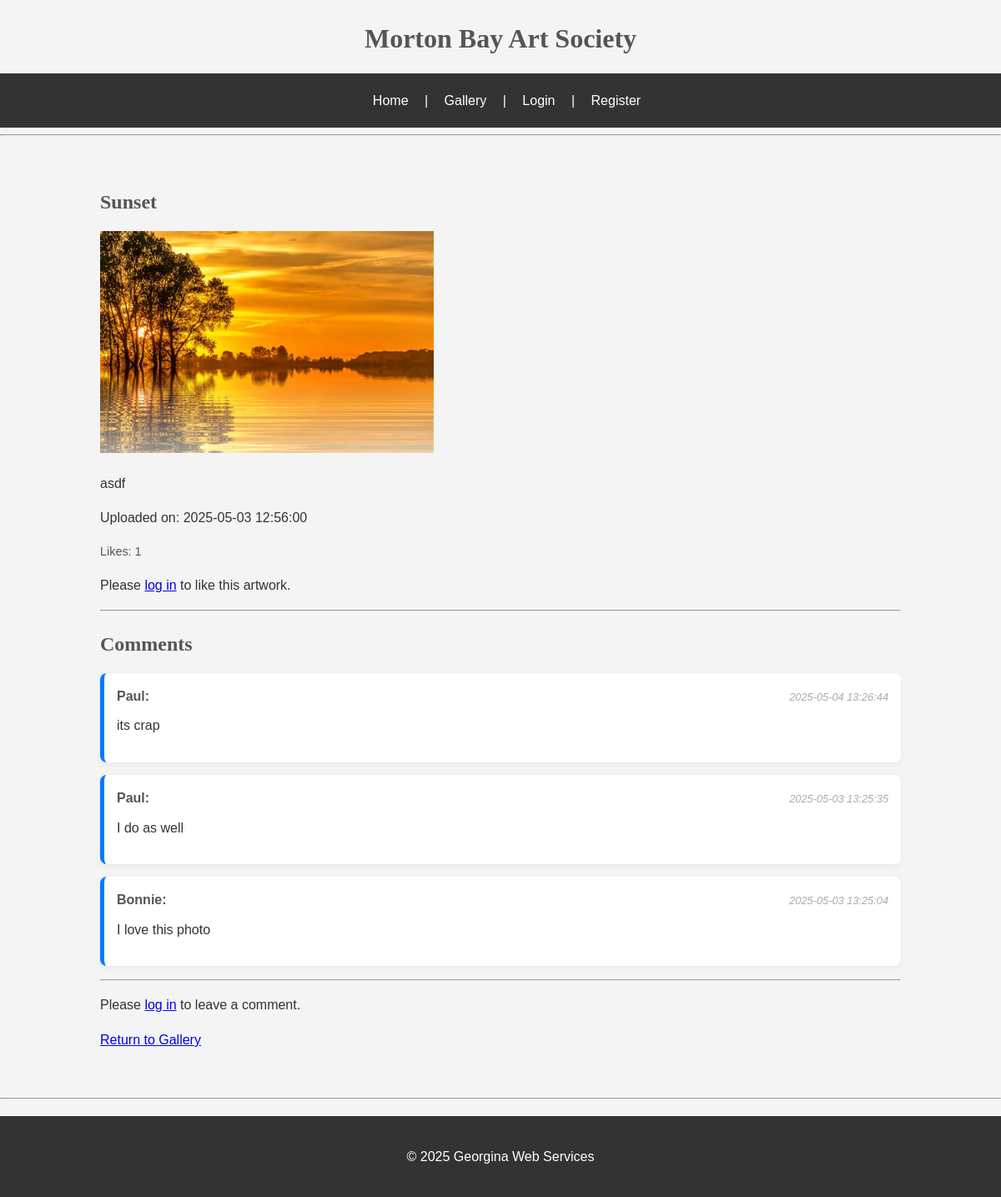
The page /artwork/2 on the database its author committed.
### tables this page shows
CREATE TABLE Artworks (
            artwork_id INTEGER PRIMARY KEY AUTOINCREMENT,
            artist_id INTEGER NOT NULL,
            title TEXT NOT NULL,
            description TEXT,
            submission_date TIMESTAMP DEFAULT CURRENT_TIMESTAMP,
            image_path TEXT,
            pending INTEGER DEFAULT 1,
            FOREIGN KEY (artist_id) REFERENCES Artists(artist_id)
        );

CREATE TABLE Comments (
            comment_id INTEGER PRIMARY KEY AUTOINCREMENT,
            artwork_id INTEGER NOT NULL,
            user_id INTEGER NOT NULL,
            comment TEXT NOT NULL,
            timestamp TIMESTAMP DEFAULT CURRENT_TIMESTAMP,
            FOREIGN KEY (artwork_id) REFERENCES Artworks(artwork_id),
            FOREIGN KEY (user_id) REFERENCES Users(user_id)
        );

CREATE TABLE Users (
            user_id INTEGER PRIMARY KEY AUTOINCREMENT,
            username TEXT NOT NULL UNIQUE,
            email TEXT NOT NULL UNIQUE,
            password TEXT NOT NULL,
            user_type TEXT NOT NULL CHECK (user_type IN ('artist', 'enthusiast', 'admin'))
        );

### app.py (the view)
@app.route('/artwork/<int:artwork_id>')
def view_artwork(artwork_id):
    conn = get_db_connection()
    artwork = conn.execute('SELECT * FROM Artworks WHERE artwork_id = ?', (artwork_id,)).fetchone()
    like_count = conn.execute(
        'SELECT COUNT(*) FROM Likes WHERE artwork_id = ?', (artwork_id,)
    ).fetchone()[0]
    user_liked = False
    if 'user_id' in session:
        user_liked = conn.execute(
            'SELECT 1 FROM Likes WHERE user_id = ? AND artwork_id = ?',
            (session['user_id'], artwork_id)
        ).fetchone() is not None
    comments = conn.execute('''
        SELECT c.comment, c.timestamp, u.username
        FROM Comments c
        JOIN Users u ON c.user_id = u.user_id
        WHERE c.artwork_id = ?
        ORDER BY c.timestamp DESC
    ''', (artwork_id,)).fetchall()
    conn.close()
    return render_template(
        'view_artwork.html',
        artwork=artwork,
        comments=comments,
        like_count=like_count,  # Make sure this is included
        user_liked=user_liked
    )

### app.py (called while the page is built)
def get_db_connection():
    conn = sqlite3.connect('database.db')
    conn.row_factory = sqlite3.Row
    return conn

### templates/view_artwork.html (shortened to what this page needs)
{% extends 'base.html' %}
{% block content %}
    <div class="artwork-detail-container">
        <h2>{{ artwork.title }}</h2>
        <img src="{{ url_for('static', filename=artwork.image_path) }}" alt="{{ artwork.title }}" width="400">
        <p>{{ artwork.description }}</p>
        <p>Uploaded on: {{ artwork.submission_date }}</p>
        <div class="artwork-actions">
            <p class="like-count" data-artwork-id="{{ artwork.artwork_id }}">Likes: {{ like_count or 0 }}</p>
            {% if session['user_id'] %}
                <button class="like-button" data-artwork-id="{{ artwork.artwork_id }}" data-is-liked="{{ 'true' if user_liked else 'false' }}">
                    <i class="fa-regular fa-thumbs-up {% if user_liked %}liked{% endif %}"></i>
                </button>
            {% else %}
                <p>Please <a href="{{ url_for('login') }}">log in</a> to like this artwork.</p>
            {% endif %}
        </div>
        <hr>
        <h2>Comments</h2>
        {% if comments %}
            <ul class="comment-list">
                {% for comment in comments %}
                <li class="comment-item">
                    <div class="comment-header">
                        <strong>{{ comment.username }}:</strong>
                        <em class="comment-timestamp">{{ comment.timestamp }}</em>
                    </div>
                    <p class="comment-text">{{ comment.comment }}</p>
                </li>
                {% endfor %}
            </ul>
        {% else %}
            <p>No comments yet.</p>
        {% endif %}
        <hr>
        {% if 'user_id' in session %}
            <form action="{{ url_for('post_comment', artwork_id=artwork.artwork_id) }}" method="POST">
                <textarea name="comment" required placeholder="Add a comment..." rows="4" cols="50"></textarea><br>
                <input type="submit" value="Post Comment">
            </form>
        {% else %}
            <p>Please <a href="{{ url_for('login') }}">log in</a> to leave a comment.</p>
        {% endif %}
        <p><a href="{{ url_for('gallery') }}">Return to Gallery</a></p>
    </div>
{% endblock %}

### static/css/style.css (style rules this page uses)
body { font-family: 'Helvetica', sans-serif; margin: 0; padding: 0; background-color: #f4f4f4; color: #333; line-height: 1.6; }
h2, h3 { font-family: 'Georgia', serif; color: #555; margin-bottom: 15px; }
.like-count { margin-right: 10px; font-size: 0.9em; color: #555; }
.artwork-detail-container { width: 80%; margin: 20px auto; padding: 20px; }
.comment-list { list-style: none; padding: 0; }
.comment-item { background-color: #fff; padding: 15px; margin-bottom: 15px; border-radius: 8px; box-shadow: 0 2px 8px rgba(0, 0, 0, 0.05); border-left: 5px solid #007bff; }
.comment-header { display: flex; align-items: baseline; margin-bottom: 8px; color: #555; }
.comment-header strong { font-weight: bold; margin-right: auto; }
.comment-timestamp { font-size: 0.8em; color: #aaa; }
.comment-text { line-height: 1.6; color: #333; margin-top: 10px; }

### rows shown on the page
Artworks: title "Sunset", image_path (picture), description "asdf", submission_date "2025-05-03 12:56:00"
Comments: username "Paul", timestamp "2025-05-04 13:26:44", comment "its crap"
Comments: username "Paul", timestamp "2025-05-03 13:25:35", comment "I do as well"
Comments: username "Bonnie", timestamp "2025-05-03 13:25:04", comment "I love this photo"

### other values the page prints
{{ like_count or 0 }} "1"
